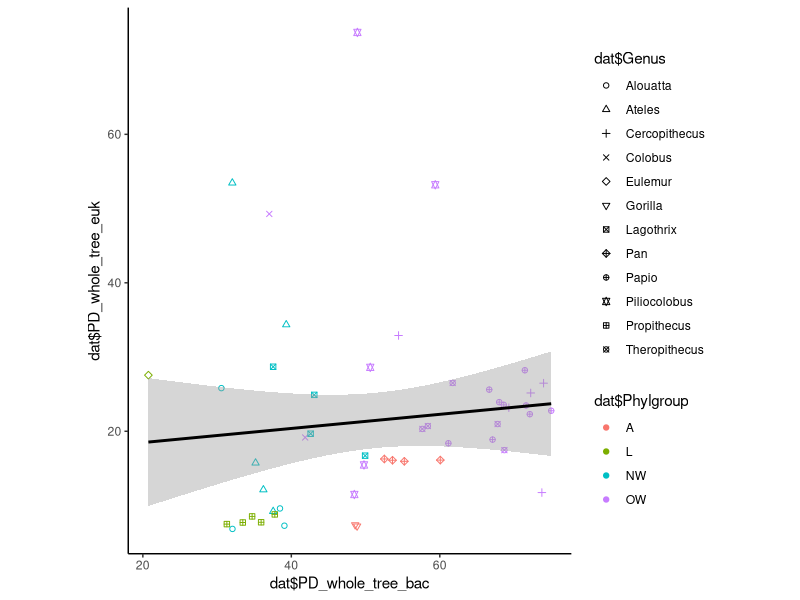

This figure's R source:
#bacteria vs eukaryotic alpha diversity correlation plot
#calculate alpha diversity statistics from qiime alpha_diversity.py and merge together adiv from bacterial data
library(ggplot2)

dat <- read.table("adiv_eukVSbac.txt", header=T)

pdf("euk_v_bac_correlation.pdf")
ggplot(dat, aes(dat$PD_whole_tree_bac, dat$PD_whole_tree_euk)) + geom_point(aes(color=dat$Phylgroup, shape=dat$Genus)) + theme_classic() + scale_shape_manual(values=c(1:7,9:13)) + geom_smooth(method='lm',formula=y~x, color="black") + coord_fixed()
dev.off()